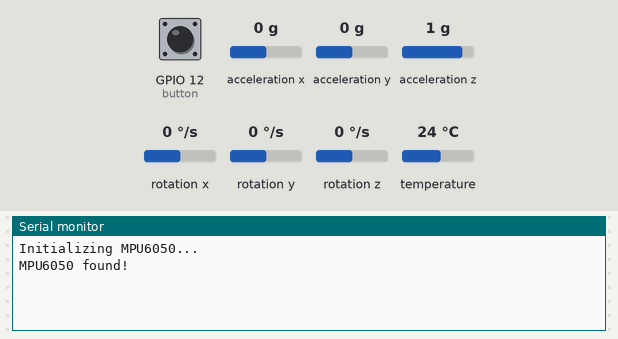
Recording of a sketch running on a simulated ESP32. On the bench: the last lines printed to the serial monitor. The inputs (shaded band) are chosen by the test bench; at power-on: GPIO 12 (button) HIGH, acceleration x 0 g, acceleration y 0 g, acceleration z 1 g, rotation x 0 °/s, rotation y 0 °/s, rotation z 0 °/s, temperature 24 °C.

Above: at 1.2 s.
1.3 s: GPIO 12 (button) pulled LOW for 0.15 s
At 1.7 s:
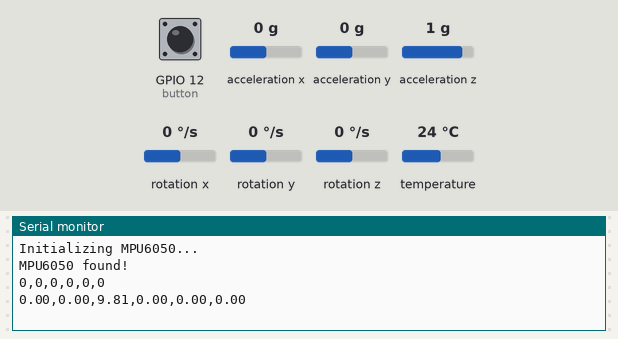
2.9 s: acceleration x set to -1.4 g
At 2.9 s:
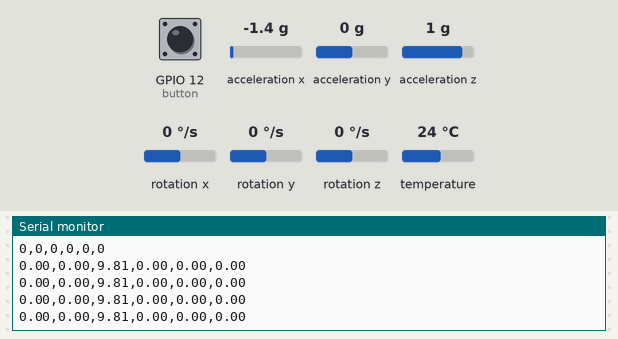
4.4 s: acceleration y set to -1.4 g
At 4.4 s:
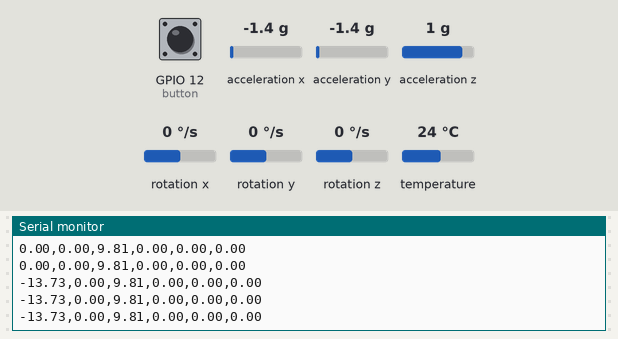
5.9 s: acceleration z set to -1.4 g
At 5.9 s:
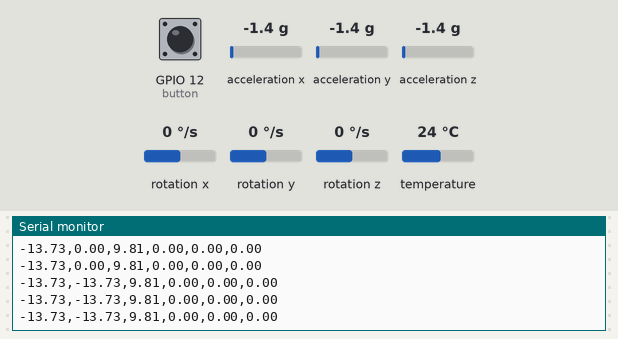
7.4 s: rotation x set to -192 °/s
At 7.4 s:
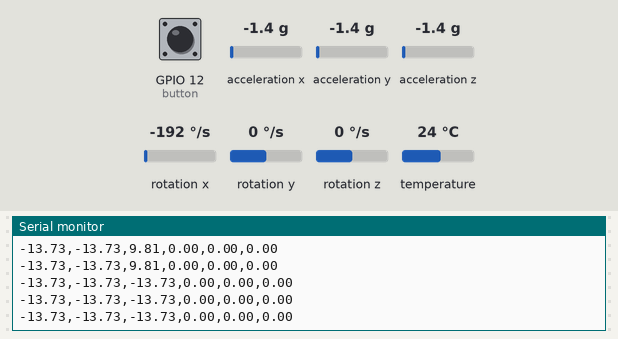
8.9 s: rotation y set to -192 °/s
At 9.3 s:
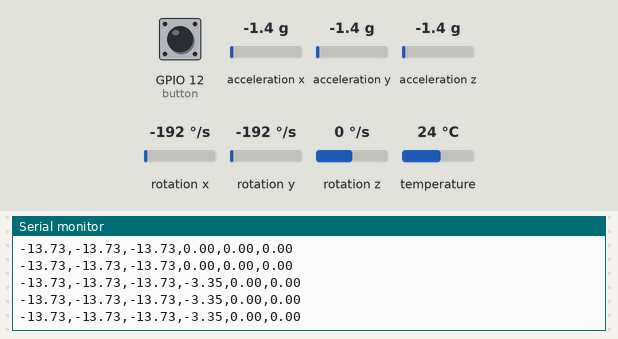
Timing chart, 0 to 11.4 s (numbered marks = the images above; inputs shaded):
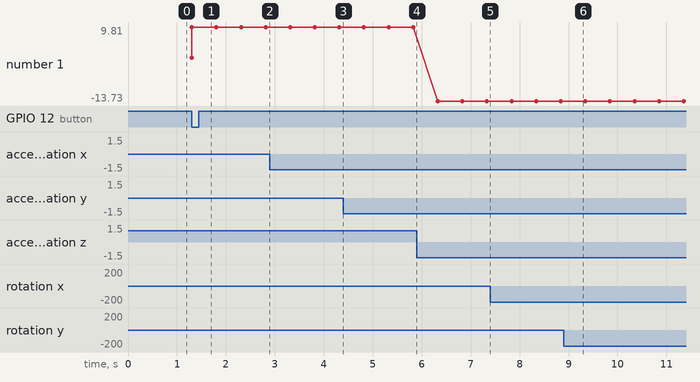

The sketch:

esp32P2M.ino
```cpp
#include <Wire.h>
#include <Adafruit_MPU6050.h>
Adafruit_MPU6050 mpu;
#define button 12
int c=0;
bool currentState=1;
bool lastState=1;
bool sending=false;
void setup() {
  // put your setup code here, to run once:
  pinMode(button,INPUT_PULLUP);
  Serial.begin(9600);
  Serial.println("Initializing MPU6050...");
  while (!mpu.begin()) {
    Serial.println("Failed to find MPU6050 chip");
  }
  Serial.println("MPU6050 found!");

  mpu.setAccelerometerRange(MPU6050_RANGE_8_G);
}
void loop() {
  // put your main code here, to run repeatedly:
  if(currentState==0 && lastState==1){
      Serial.print(0);
      Serial.print(",");
      Serial.print(0);
      Serial.print(",");
      Serial.print(0);
      Serial.print(",");
      Serial.print(0);
      Serial.print(",");
      Serial.print(0);
      Serial.print(",");
      Serial.println(0);
      sending=!sending;
  }
  if(sending){
    sendData();
  }
  lastState=currentState;
  currentState=digitalRead(button);
}

void sendData()
{
    sensors_event_t a, g, temp;
    mpu.getEvent(&a, &g, &temp);
    Serial.print(a.acceleration.x);
    Serial.print(",");
    Serial.print(a.acceleration.y);
    Serial.print(",");
    Serial.print(a.acceleration.z);
    Serial.print(",");
    Serial.print(g.gyro.x);
    Serial.print(",");
    Serial.print(g.gyro.y);
    Serial.print(",");
    Serial.println(g.gyro.z);
    delay(500);
}
```

Measured:
- after the input at 1.3 s, the serial monitor: prints a new line at once (image 1)
